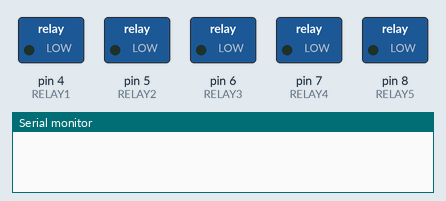
This sketch was run on a simulated Arduino Uno, built with avr-gcc and run on an emulated ATmega328P. Parts: switched loads named in the sketch (green lamp = pin HIGH), the last lines printed to the serial monitor.

Above: at 4.5 s.
At 11.0 s:
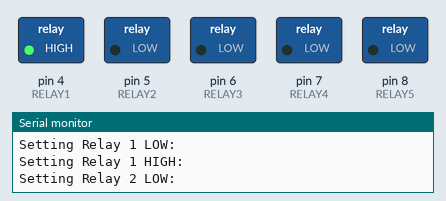
At 15.0 s:
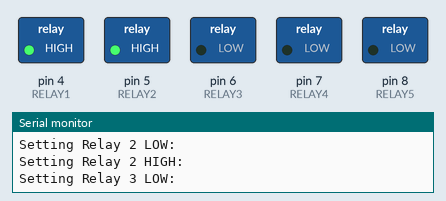
At 19.0 s:
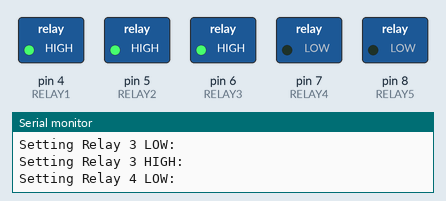
At 31.0 s:
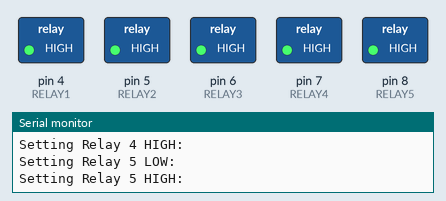
At 38.0 s:
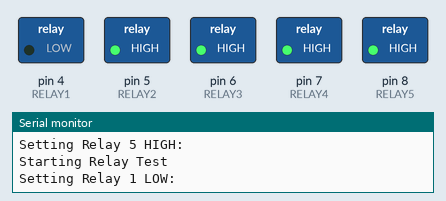
Timing chart, 0 to 39.0 s (numbered marks = the images above):
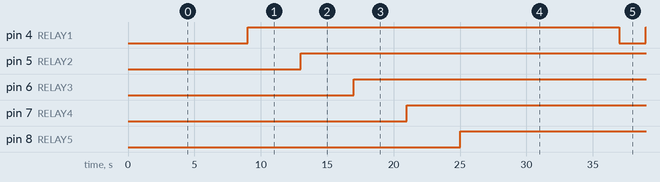

Measured:
- by itself, pin 4 (RELAY1), pin 5 (RELAY2), pin 6 (RELAY3), pin 7 (RELAY4), pin 8 (RELAY5): alternates HIGH for 28.0 s and LOW for 2.0 s

The sketch:

relay_testing.ino
```cpp
//SOLENOID VALVES
const int RELAY1 = 4;
const int RELAY2 = 5;
const int RELAY3 = 6;
const int RELAY4 = 7;
const int RELAY5 = 8;

void setup() {
  Serial.begin(9600);  // Initialize serial communication
  pinMode(RELAY1, OUTPUT); // Set the relay pin as an output
  pinMode(RELAY2, OUTPUT); // Set the relay pin as an output
  pinMode(RELAY3, OUTPUT); // Set the relay pin as an output
  pinMode(RELAY4, OUTPUT); // Set the relay pin as an output
  pinMode(RELAY5, OUTPUT); // Set the relay pin as an output
}
bool once = false;
void loop() {
  delay(5000);
  Serial.println("Starting Relay Test");

  delay(1000);
  Serial.println("Setting Relay 1 LOW:");
  delay(1000);
  digitalWrite(RELAY1, LOW);
  delay(1000);
  Serial.println("Setting Relay 1 HIGH:");
  delay(1000);
  digitalWrite(RELAY1, HIGH);

  delay(1000);
  Serial.println("Setting Relay 2 LOW:");
  delay(1000);
  digitalWrite(RELAY2, LOW);
  delay(1000);
  Serial.println("Setting Relay 2 HIGH:");
  delay(1000);
  digitalWrite(RELAY2, HIGH);

  delay(1000);
  Serial.println("Setting Relay 3 LOW:");
  delay(1000);
  digitalWrite(RELAY3, LOW);
  delay(1000);
  Serial.println("Setting Relay 3 HIGH:");
  delay(1000);
  digitalWrite(RELAY3, HIGH);

  delay(1000);
  Serial.println("Setting Relay 4 LOW:");
  delay(1000);
  digitalWrite(RELAY4, LOW);
  delay(1000);
  Serial.println("Setting Relay 4 HIGH:");
  delay(1000);
  digitalWrite(RELAY4, HIGH);

  delay(1000);
  Serial.println("Setting Relay 5 LOW:");
  delay(1000);
  digitalWrite(RELAY5, LOW);
  delay(1000);
  Serial.println("Setting Relay 5 HIGH:");
  delay(1000);
  digitalWrite(RELAY5, HIGH);

  once = true;

  delay(5000);
}
```
